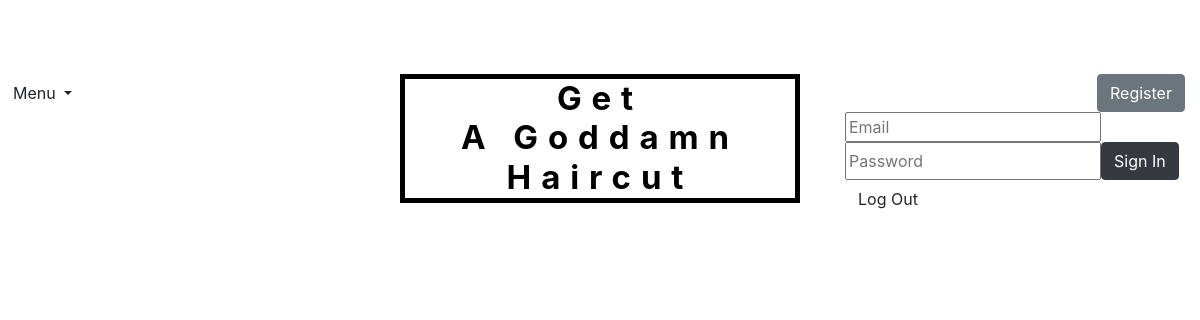
The page /barbershops/ on the database as committed earlier.
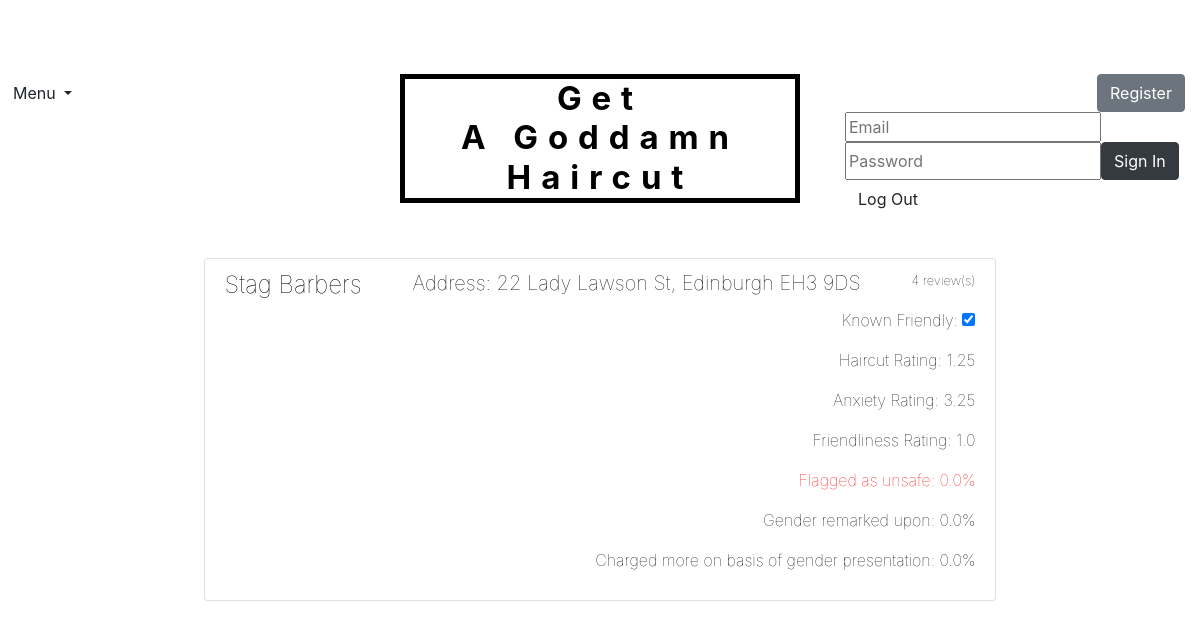
The same page on the database as committed later.
### tables this page shows
CREATE TABLE "Barbershop" (
	"placeID"	TEXT NOT NULL UNIQUE,
	"name"	TEXT NOT NULL,
	"address"	TEXT NOT NULL UNIQUE,
	"type_id"	INTEGER,
	"known_friendly"	INTEGER,
	"inclusive_haircuts"	INTEGER,
	"strands_for_trans"	INTEGER,
	PRIMARY KEY("placeID")
);

### run.py (the view)
@app.route('/barbershops/')
def barbershops():
    barbershops=query_db(" SELECT b.placeid, b.NAME, b.address, b.known_friendly, Avg(r.haircut_rating) AS haircut_rating_average, Avg(r.anxiety_rating) AS anxiety_rating_average, Avg(r.friendliness_rating) AS friendliness_rating_average, (AVG(r.unsafe)*100) AS unsafe_average, (AVG(r.gender_remarks)*100) AS gender_remarks_average, (AVG(r.gender_charged)*100) AS gender_charged_average, Count(*) AS review_count FROM barbershop AS b INNER JOIN review AS r ON r.barbershop_id = b.placeid GROUP BY b.placeid ORDER BY unsafe_average ASC")
    return render_template('barbershops.html',barbershops=barbershops)

### run.py (called while the page is built)
def query_db(query, args=(), one=False):
    cur = get_db().execute(query, args)
    rv = cur.fetchall()
    cur.close()
    return (rv[0] if rv else None) if one else rv

def get_db():
    db = getattr(g, 'db', None)
    if db is None:
        db = sql.connect(db_location)
        g.db = db
        db.row_factory = sql.Row
    return db

@app.teardown_appcontext
def close_db_connection(exception):
    db = getattr(g, 'db', None)
    if db is not None:
        db.close()

### templates/barbershops.html
﻿{%extends 'base.html'%}
{%block content%}
<div class="list-group">
    {% for barbershop in barbershops %}
    <a href="#" class="list-group-item list-group-item-action flex-column align-items-start">
        <div class="d-flex w-100 justify-content-between">
            <h4 class="reviewList">{{barbershop['name']}}</h4>
            <h5 class="reviewList text">
                Address: {{barbershop['address']}}
            </h5>
            <small class="reviewList text">{{barbershop['review_count']}} review(s)</small>
        </div>
        <div style="text-align:right">
            <p class="reviewList text">
                Known Friendly: <input type="checkbox" style="pointer-events: none" value="{{barbershop['known_friendly']}}" checked data-toggle="toggle" data-on="Yes" data-off="No" data-onstyle="success" data-offstyle="danger" name="known_friendly" readonly>
            <p class="reviewList text">Haircut Rating: {{barbershop['haircut_rating_average']}}</p>
            <p class="reviewList text">Anxiety Rating: {{barbershop['anxiety_rating_average']}}</p>
            <p class="reviewList text">Friendliness Rating: {{barbershop['friendliness_rating_average']}}</p>
            <p class="reviewList text" style="color:red">Flagged as unsafe: {{barbershop['unsafe_average']}}%</p>
            <p class="reviewList text">Gender remarked upon: {{barbershop['gender_remarks_average']}}%</p>
            <p class="reviewList text">Charged more on basis of gender presentation: {{barbershop['gender_charged_average']}}%</p>
        </div>
    </a>
    {% endfor %}
</div>
    {%endblock%}}

### templates/base.html (shortened to what this page needs)
﻿<!DOCTYPE html>
<html>
<head>
    <link href="https://stackpath.bootstrapcdn.com/bootstrap/4.4.1/css/bootstrap.min.css" rel="stylesheet" />
    <link href="https://maxcdn.bootstrapcdn.com/font-awesome/4.4.0/css/font-awesome.min.css" rel="stylesheet" />
    <link href="https://gitcdn.github.io/bootstrap-toggle/2.2.2/css/bootstrap-toggle.min.css" rel="stylesheet" />
    <link href="https://cdnjs.cloudflare.com/ajax/libs/bootstrap-datepicker/1.9.0/css/bootstrap-datepicker.min.css" rel="stylesheet" />
    <link href="{{url_for('static',filename='css/styles.css')}}" rel="stylesheet" />
    <link href="{{url_for('static',filename='css/map.css')}}" rel="stylesheet" />
</head>
<body>
    <div class="grid-container target">
        <div class="Header">
            <div class="Navigation" contenteditable="false">
                <div class="dropdown">
                    <button class="btn dropdown-toggle" type="button" id="dropdownMenuButton" data-toggle="dropdown" aria-haspopup="true" aria-expanded="false">
                        Menu
                    </button>
                </div>
            </div>
            <div class="Search">
                <div class="container" style="text-align:right">
                    <a href="/register/" class="btn btn-secondary" name="button" value="register">
                        Register
                    </a>
                </div>
                <form name="login_form" action="/login/" method="post">
                    <div class="form-row">
                        <input type="email" placeholder="Email" name="email">
                        <input type="password" placeholder="Password" name="password">
                        <button type="submit" class="btn btn-dark" name="button" value="login">
                            Sign In
                        </button>
                        <button type="submit" class="btn" name="button" value="logout" action="/logout/">
                            Log Out
                        </button>
                    </div>
                </form>
            </div>
            <div class="Title">
                <div class="panel panel-default" style=" text-align:center" ">
                    <div class="htitle">
                        <div class="titleBorder">
                            <a href="/" target="_self" style="text-decoration: none">
                                <span class="title">  Get <br>A Goddamn  <br>Haircut</span>
                            </a>
                        </div>
                    </div>
                </div>
            </div>
        </div>
        <div class="Content">
            <div class="container">
                {%block content%} {%endblock%}
            </div>
        </div>
    </div>
</body>
</html>

### static/css/styles.css (style rules this page uses)
﻿html, body, .grid-container { height: 100%; }
.grid-container { display: grid; grid-template-columns: 0.2fr 1fr 0.2fr; grid-template-rows: 0.05fr 0.25fr 1fr 0.05fr; grid-template-areas: "Top-Padding Top-Padding Top-Padding" "Header Header Header" "LPadding Content RPadding" "Footer Footer Footer"; grid-gap: 1.5em; }
.Content { grid-area: Content; }
.Header { display: grid; grid-template-columns: 0.7fr 1fr 0.7fr; grid-template-rows: 1fr; grid-template-areas: "Navigation Title Search"; grid-area: Header; }
.Navigation { grid-area: Navigation; }
.Title { grid-area: Title; }
.Search { grid-area: Search; }
.title { font-size: 33px; line-height: 1.2em; font-weight: bold; letter-spacing: 0.3em; color: black; text-decoration: none; }
.htitle { display: inline-block; width: 400px; }
.titleBorder { text-align: center; border-color: black; border-style: solid; border-width: 5px; width: 400px; margin: 0 auto; }
.reviewList { color: black; font-weight: lighter; }

### static/css/map.css (style rules this page uses)
html, body { height: 100%; margin: 0; padding: 0; }

Rows that differ between the two databases and show on the page:
added Barbershop: name "Stag Barbers", address "22 Lady Lawson St, Edinburgh EH3 9DS", review_count "4", haircut_rating_average "1.25", anxiety_rating_average "3.25", friendliness_rating_average "1.0", unsafe_average "0.0", gender_remarks_average "0.0", gender_charged_average "0.0"
